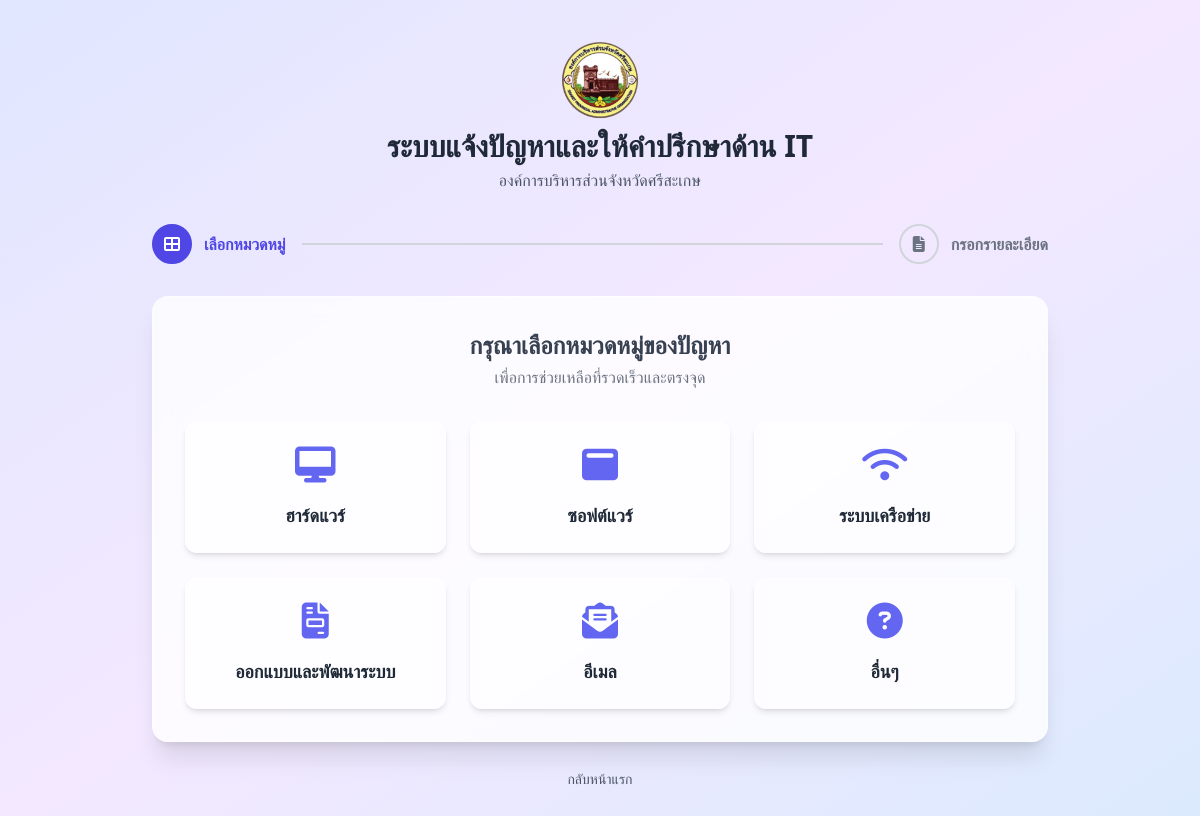
/public_form.php, run on the app's committed database.
### tables this page shows
CREATE TABLE `categories` (
  `id` int(11) NOT NULL,
  `name` varchar(100) NOT NULL,
  `icon` varchar(100) NOT NULL,
  `description` varchar(255) DEFAULT NULL,
  `is_active` tinyint(1) NOT NULL DEFAULT 1,
  `created_at` timestamp NOT NULL DEFAULT current_timestamp()
);

### public_form.php (the view, shortened to what this page needs)
<?php
require_once 'includes/db.php';
$categories_result = $conn->query("SELECT * FROM categories WHERE is_active = 1 ORDER BY id ASC");
$categories = [];
if ($categories_result) {
    while($row = $categories_result->fetch_assoc()) {
        $categories[] = $row;
    }
}
?>
<!DOCTYPE html>
<html lang="th">
<head>
    <script src="https://cdn.tailwindcss.com"></script>
    <link rel="stylesheet" href="https://cdnjs.cloudflare.com/ajax/libs/font-awesome/6.5.1/css/all.min.css">
</head>
<body class="font-sans bg-gradient-to-br from-indigo-100 via-purple-100 to-blue-100">
    <main class="min-h-screen flex flex-col items-center justify-center py-10 px-4"
          x-data="formWizard()">
        <div class="w-full max-w-4xl">
            <div class="text-center mb-8">
                <img src="assets/images/LogoSSKPao.png" alt="Logo" class="h-20 w-20 mx-auto mb-2">
                <h1 class="text-3xl font-bold text-gray-800">ระบบแจ้งปัญหาและให้คำปรึกษาด้าน IT</h1>
                <p class="text-gray-600 mt-1">องค์การบริหารส่วนจังหวัดศรีสะเกษ</p>
            </div>
            <div class="flex items-center justify-center mb-8">
                <div class="flex items-center">
                    <div class="flex items-center" :class="step === 1 ? 'text-indigo-600' : 'text-gray-500'">
                        <div class="rounded-full transition duration-500 ease-in-out h-10 w-10 border-2 flex items-center justify-center" :class="step >= 1 ? 'bg-indigo-600 border-indigo-600 text-white' : 'border-gray-300'">
                            <i class="fa-solid fa-th-large"></i>
                        </div>
                        <div class="text-center ml-3"><div class="font-semibold">เลือกหมวดหมู่</div></div>
                    </div>
                </div>
                <div class="flex-auto border-t-2 transition duration-500 ease-in-out mx-4" :class="step >= 2 ? 'border-indigo-600' : 'border-gray-300'"></div>
                <div class="flex items-center" :class="step === 2 ? 'text-indigo-600' : 'text-gray-500'">
                     <div class="rounded-full transition duration-500 ease-in-out h-10 w-10 border-2 flex items-center justify-center" :class="step >= 2 ? 'bg-indigo-600 border-indigo-600 text-white' : 'border-gray-300'">
                        <i class="fa-solid fa-file-alt"></i>
                    </div>
                    <div class="text-center ml-3"><div class="font-semibold">กรอกรายละเอียด</div></div>
                </div>
            </div>
            <div class="form-container p-8 rounded-2xl shadow-xl border border-white/50">
                <div x-show="step === 1" x-transition:enter="transition ease-out duration-300" x-transition:enter-start="opacity-0 transform -translate-x-10" x-transition:enter-end="opacity-100 transform translate-x-0" x-transition:leave="transition ease-in duration-300" x-transition:leave-start="opacity-100 transform translate-x-0" x-transition:leave-end="opacity-0 transform translate-x-10">
                    <div class="text-center">
                        <h2 class="text-2xl font-semibold text-gray-700">กรุณาเลือกหมวดหมู่ของปัญหา</h2>
                        <p class="text-gray-500 mt-1">เพื่อการช่วยเหลือที่รวดเร็วและตรงจุด</p>
                    </div>
                    <div class="grid grid-cols-2 md:grid-cols-3 gap-6 mt-8">
                        <?php foreach ($categories as $index => $cat): ?>
                        <button @click="selectCategory('<?php echo htmlspecialchars($cat['name']); ?>', '<?php echo htmlspecialchars($cat['icon']); ?>')"
                                class="category-card text-center p-6 bg-white/50 rounded-xl shadow-md hover:shadow-xl hover:bg-white transition-all transform hover:-translate-y-2 focus:outline-none focus:ring-2 focus:ring-offset-2 focus:ring-indigo-500 opacity-0 fade-in"
                                style="animation-delay: <?php echo $index * 100; ?>ms;">
                            <i class="fa-solid <?php echo $cat['icon']; ?> text-4xl text-indigo-500"></i>
                            <h3 class="mt-4 font-semibold text-lg text-gray-800"><?php echo htmlspecialchars($cat['name']); ?></h3>
                        </button>
                        <?php endforeach; ?>
                    </div>
                </div>
            </div>
            <div class="text-center mt-6">
                <a href="index.php" class="text-sm text-gray-600 hover:text-indigo-600 transition-colors">กลับหน้าแรก</a>
            </div>
        </div>
    </main>
</body>
</html>

### public_form.php (style rules this page uses)
.fade-in { animation: fadeIn 0.5s ease-out forwards; }
.form-container { background-color: rgba(255, 255, 255, 0.8); backdrop-filter: blur(10px); -webkit-backdrop-filter: blur(10px); }

### data on the page
categories: name "ฮาร์ดแวร์"
categories: name "ซอฟต์แวร์"
categories: name "ระบบเครือข่าย"
categories: name "ออกแบบและพัฒนาระบบ"
categories: name "อีเมล"
categories: name "อื่นๆ"
